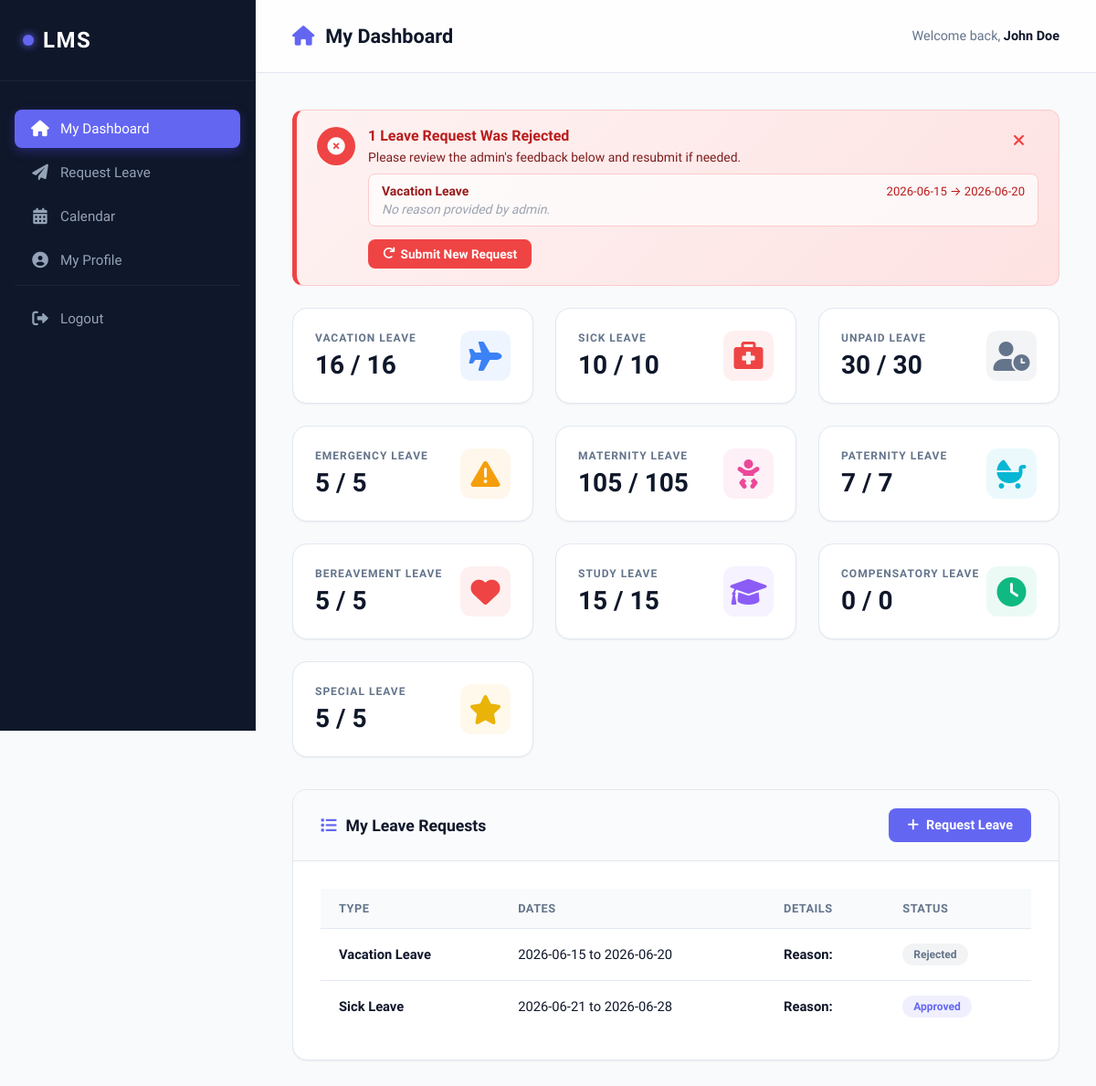
Page /employee_dashboard.php (signed in) on the committed database.
### tables this page shows
CREATE TABLE `leave_requests` (
  `id` int(11) NOT NULL,
  `user_id` int(11) NOT NULL,
  `leave_type` varchar(100) NOT NULL,
  `start_date` date NOT NULL,
  `end_date` date NOT NULL,
  `reason` text DEFAULT NULL,
  `status` enum('Pending','Pending Manager Approval','Pending Admin Approval','Approved','Rejected') DEFAULT 'Pending',
  `created_at` timestamp NOT NULL DEFAULT current_timestamp(),
  `admin_comment` text DEFAULT NULL,
  `attachment` varchar(255) DEFAULT NULL,
  `updated_at` datetime DEFAULT NULL ON UPDATE current_timestamp()
);

CREATE TABLE `leave_balances` (
  `id` int(11) NOT NULL,
  `user_id` int(11) NOT NULL,
  `leave_type` varchar(100) NOT NULL,
  `total_allowed` decimal(5,2) DEFAULT 15.00,
  `days_used` decimal(5,2) DEFAULT 0.00
);

### includes/auth_check.php (called while the page is built, shortened)
<?php
function e($value) {
    return htmlspecialchars($value ?? '', ENT_QUOTES, 'UTF-8');
}
?>

### employee_dashboard.php (the view, shortened to what this page needs)
<?php
require_once 'includes/config.php';
require_once 'includes/auth_check.php';
$user_id = $_SESSION['user_id'];
$stmt = $pdo->prepare("SELECT * FROM leave_balances WHERE user_id = ?");
$stmt->execute([$user_id]);
$balances = $stmt->fetchAll();
$stmt = $pdo->prepare("SELECT * FROM leave_requests WHERE user_id = ? ORDER BY created_at DESC");
$stmt->execute([$user_id]);
$requests = $stmt->fetchAll();
$stmt = $pdo->prepare("
    SELECT id, leave_type, start_date, end_date, admin_comment, created_at
    FROM leave_requests
    WHERE user_id = ? AND status = 'Rejected'
    AND updated_at >= DATE_SUB(NOW(), INTERVAL 7 DAY)
    ORDER BY updated_at DESC
");
$stmt->execute([$user_id]);
$rejected_recent = $stmt->fetchAll();
?>
<!DOCTYPE html>
<html lang="en">
<head>
    <link rel="stylesheet" href="assets/style.css">
    <link rel="stylesheet" href="https://cdnjs.cloudflare.com/ajax/libs/font-awesome/6.0.0/css/all.min.css">
</head>
<body>
    <?php include 'includes/sidebar.php'; ?>
    <div class="main-content">
        <div class="top-nav">
            <h2><i class="fas fa-home"></i> My Dashboard</h2>
            <div class="user-info">
                <span>Welcome back, <strong><?php echo e($_SESSION['name']); ?></strong></span>
            </div>
        </div>
        <div class="content-wrapper">
            <?php if (!empty($rejected_recent)): ?>
            <div id="rejection-banner" style="
                background: linear-gradient(135deg, #fef2f2 0%, #fee2e2 100%);
                border: 1px solid #fecaca;
                border-left: 5px solid #ef4444;
                border-radius: 12px;
                padding: 18px 22px;
                margin-bottom: 24px;
                position: relative;
            ">
                <button onclick="document.getElementById('rejection-banner').style.display='none'" style="
                    position: absolute; top: 12px; right: 14px;
                    background: none; border: none; cursor: pointer;
                    color: #ef4444; font-size: 1.1rem; line-height: 1;
                " title="Dismiss"><i class="fas fa-times"></i></button>
                <div style="display: flex; align-items: flex-start; gap: 14px;">
                    <div style="
                        width: 42px; height: 42px; border-radius: 50%;
                        background: #ef4444; color: #fff;
                        display: flex; align-items: center; justify-content: center;
                        font-size: 1.2rem; flex-shrink: 0;
                    "><i class="fas fa-times-circle"></i></div>
                    <div style="flex: 1;">
                        <strong style="color: #b91c1c; font-size: 1rem;">
                            <?php echo count($rejected_recent); ?> Leave Request<?php echo count($rejected_recent) > 1 ? 's Were' : ' Was'; ?> Rejected
                        </strong>
                        <p style="color: #7f1d1d; font-size: 0.87rem; margin: 6px 0 10px;">Please review the admin's feedback below and resubmit if needed.</p>
                        <?php foreach ($rejected_recent as $rr): ?>
                        <div style="
                            background: rgba(255,255,255,0.7); border: 1px solid #fecaca;
                            border-radius: 8px; padding: 10px 14px; margin-bottom: 8px;
                            font-size: 0.87rem;
                        ">
                            <div style="display: flex; justify-content: space-between; align-items: center; margin-bottom: 4px;">
                                <strong style="color: #991b1b;"><?php echo e($rr['leave_type']); ?></strong>
                                <span style="color: #b91c1c; font-size: 0.82rem;"><?php echo e($rr['start_date']); ?> → <?php echo e($rr['end_date']); ?></span>
                            </div>
                            <?php if ($rr['admin_comment']): ?>
                            <div style="color: #7f1d1d;">
                                <i class="fas fa-comment-alt" style="margin-right: 4px;"></i>
                                <em><?php echo e($rr['admin_comment']); ?></em>
                            </div>
                            <?php else: ?>
                            <div style="color: #9ca3af; font-style: italic;">No reason provided by admin.</div>
                            <?php endif; ?>
                        </div>
                        <?php endforeach; ?>
                        <a href="request_leave.php" style="
                            display: inline-flex; align-items: center; gap: 6px;
                            margin-top: 6px; padding: 8px 16px; border-radius: 8px;
                            background: #ef4444; color: #fff; font-size: 0.85rem;
                            font-weight: 600; text-decoration: none;
                        "><i class="fas fa-redo"></i> Submit New Request</a>
                    </div>
                </div>
            </div>
            <?php endif; ?>
            <div class="stats-container">
                <?php
                $icons = [
                    'Vacation Leave' => ['icon' => 'fa-plane', 'color' => '#3b82f6', 'bg' => 'rgba(59, 130, 246, 0.08)'],
                    'Sick Leave' => ['icon' => 'fa-briefcase-medical', 'color' => '#ef4444', 'bg' => 'rgba(239, 68, 68, 0.08)'],
                    'Emergency Leave' => ['icon' => 'fa-exclamation-triangle', 'color' => '#f59e0b', 'bg' => 'rgba(245, 158, 11, 0.08)'],
                    'Maternity Leave' => ['icon' => 'fa-baby', 'color' => '#ec4899', 'bg' => 'rgba(236, 72, 153, 0.08)'],
                    'Paternity Leave' => ['icon' => 'fa-baby-carriage', 'color' => '#06b6d4', 'bg' => 'rgba(6, 182, 212, 0.08)'],
                    'Bereavement Leave' => ['icon' => 'fa-heart', 'color' => '#ef4444', 'bg' => 'rgba(239, 68, 68, 0.08)'],
                    'Study Leave' => ['icon' => 'fa-graduation-cap', 'color' => '#8b5cf6', 'bg' => 'rgba(139, 92, 246, 0.08)'],
                    'Compensatory Leave' => ['icon' => 'fa-clock', 'color' => '#10b981', 'bg' => 'rgba(16, 185, 129, 0.08)'],
                    'Unpaid Leave' => ['icon' => 'fa-user-clock', 'color' => '#64748b', 'bg' => 'rgba(100, 116, 139, 0.08)'],
                    'Special Leave' => ['icon' => 'fa-star', 'color' => '#eab308', 'bg' => 'rgba(234, 179, 8, 0.08)']
                ];
                foreach ($balances as $b):
                    $meta = $icons[$b['leave_type']] ?? ['icon' => 'fa-calendar', 'color' => '#64748b', 'bg' => 'rgba(100, 116, 139, 0.08)'];
                ?>
                    <div class="stat-card">
                        <div class="stat-info">
                            <strong><?php echo e($b['leave_type']); ?></strong>
                            <div class="value">
                                <?php echo (int)($b['total_allowed'] - $b['days_used']); ?> / <?php echo (int)$b['total_allowed']; ?>
                            </div>
                        </div>
                        <div class="stat-icon" style="background: <?php echo $meta['bg']; ?>; color: <?php echo $meta['color']; ?>;">
                            <i class="fas <?php echo $meta['icon']; ?>"></i>
                        </div>
                    </div>
                <?php endforeach; ?>
            </div>
            <div class="card">
                <div class="card-header">
                    <h3><i class="fas fa-list"></i> My Leave Requests</h3>
                    <a href="request_leave.php" style="text-decoration: none;">
                        <button style="width: auto; padding: 10px 20px; background: var(--success); font-size: 0.9rem;">
                            <i class="fas fa-plus"></i> Request Leave
                        </button>
                    </a>
                </div>
                <div class="card-body">
                    <div class="table-responsive">
                        <table>
                        <thead>
                            <tr>
                                <th>Type</th>
                                <th>Dates</th>
                                <th>Details</th>
                                <th>Status</th>
                            </tr>
                        </thead>
                        <tbody>
                            <?php if (empty($requests)): ?>
                                <tr><td colspan="4" style="text-align: center;">No requests found.</td></tr>
                            <?php else: ?>
                                <?php foreach ($requests as $r): ?>
                                    <tr>
                                        <td><strong><?php echo e($r['leave_type']); ?></strong></td>
                                        <td><?php echo e($r['start_date'] . ' to ' . $r['end_date']); ?></td>
                                        <td>
                                            <div><strong>Reason:</strong> <?php echo e($r['reason']); ?></div>
                                        </td>
                                        <td>
                                            <span class="badge badge-<?php echo strtolower(e($r['status'])); ?>">
                                                <?php echo e($r['status']); ?>
                                            </span>
                                        </td>
                                    </tr>
                                <?php endforeach; ?>
                            <?php endif; ?>
                        </tbody>
                    </table>
                </div>
            </div>
        </div>
    </div>
</body>
</html>

### rows in the picture
leave_requests: leave_type "Vacation Leave", start_date "2026-06-15", end_date "2026-06-20", admin_comment "No reason provided by admin.", start_date+end_date "2026-06-15 to 2026-06-20", status "Rejected"
leave_balances: leave_type "VACATION LEAVE", $b['total_allowed'] - $b['days_used'] "16", total_allowed "16"
leave_balances: leave_type "SICK LEAVE", $b['total_allowed'] - $b['days_used'] "10", total_allowed "10"
leave_balances: leave_type "UNPAID LEAVE", $b['total_allowed'] - $b['days_used'] "30", total_allowed "30"
leave_balances: leave_type "EMERGENCY LEAVE", $b['total_allowed'] - $b['days_used'] "5", total_allowed "5"
leave_balances: leave_type "MATERNITY LEAVE", $b['total_allowed'] - $b['days_used'] "105", total_allowed "105"
leave_balances: leave_type "PATERNITY LEAVE", $b['total_allowed'] - $b['days_used'] "7", total_allowed "7"
leave_balances: leave_type "BEREAVEMENT LEAVE", $b['total_allowed'] - $b['days_used'] "5", total_allowed "5"
leave_balances: leave_type "STUDY LEAVE", $b['total_allowed'] - $b['days_used'] "15", total_allowed "15"
leave_balances: leave_type "COMPENSATORY LEAVE", $b['total_allowed'] - $b['days_used'] "0", total_allowed "0"
leave_balances: leave_type "SPECIAL LEAVE", $b['total_allowed'] - $b['days_used'] "5", total_allowed "5"
leave_requests: leave_type "Sick Leave", start_date+end_date "2026-06-21 to 2026-06-28", status "Approved"

### other values in the picture
$_SESSION['name'] "John Doe"
count($rejected_recent) "1"
